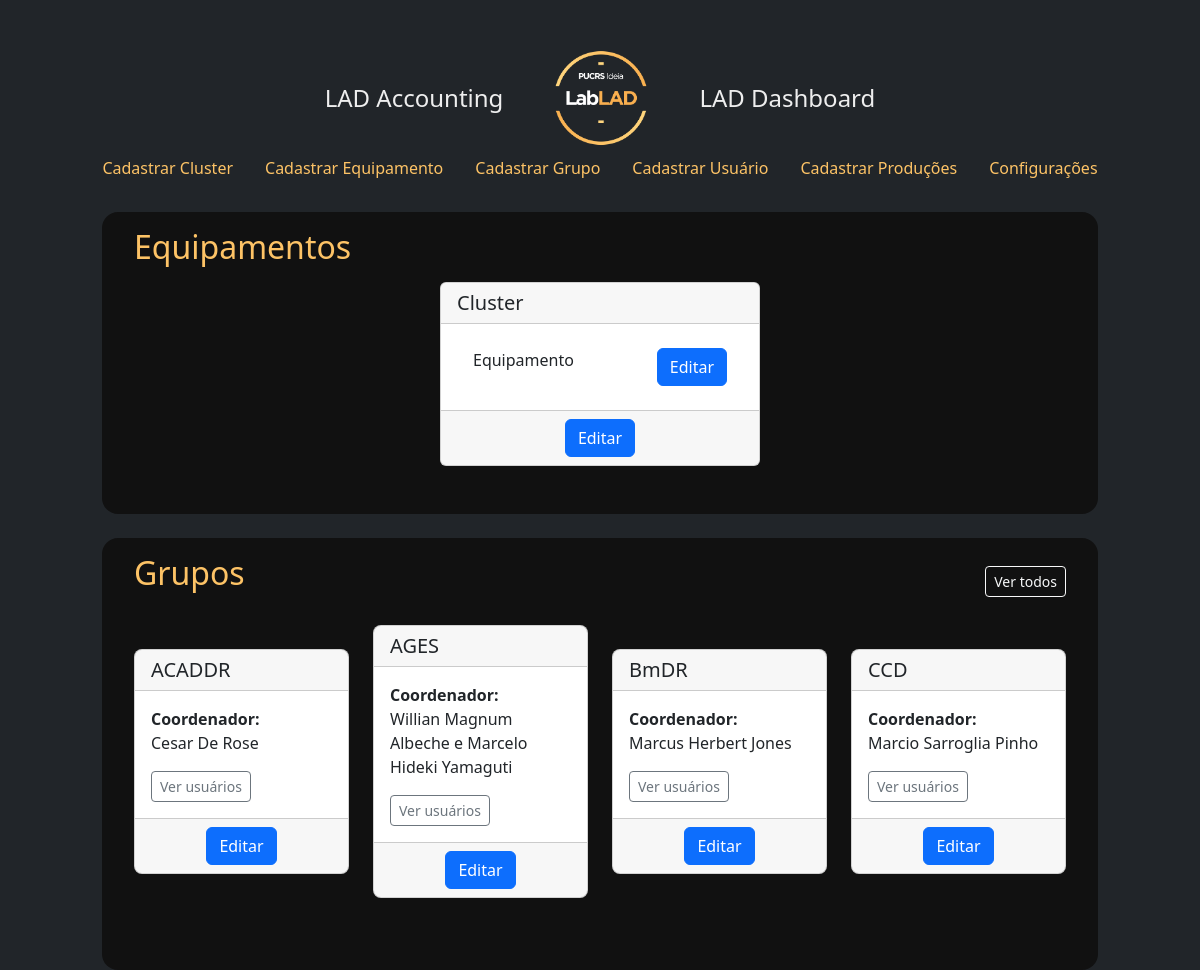
The page / on the database its author committed.
### app.py (models this page shows)
class BaseModel(Model):
    class Meta:
        database = database

class Cluster(BaseModel):
    name = CharField(unique=True)
    description = TextField()
    date_beg = DateField()
    date_end = DateField()
    status = BooleanField()

class Equipamento(BaseModel):
    cluster = ForeignKeyField(Cluster, backref='equipamentos', on_delete='cascade')
    hostname = CharField()
    modelo = CharField()
    tipo = CharField()
    patrimonio = CharField()
    serviceTag = CharField()
    nucleo = IntegerField()
    memoria = IntegerField()
    disco = IntegerField()
    date_beg = DateField()
    date_end = DateField()
    status = BooleanField()

class Grupo(BaseModel):
    nome = CharField(unique=True)
    demanda = IntegerField()
    unidade = CharField()
    coordenador = CharField()
    status = BooleanField()
    date_beg = DateField()
    observacoes = TextField()
    tipo = CharField()

### app.py (the view)
@server.route('/', methods=['GET', 'POST'])
def homepage():
    lista_cluster = Cluster.select().order_by(Cluster.name).prefetch(Equipamento)
    lista_grupo = Grupo.select().where(Grupo.status == True).order_by(Grupo.nome).limit(4)
    return render_template('homepage.html', lista_cluster=lista_cluster, lista_grupo=lista_grupo)

### app.py (called while the page is built)
@server.before_request
def before_request():
    g.db = database
    g.db.connect()

@server.after_request
def after_request(response):
    g.db.close()
    return response

### templates/homepage.html
{% extends "layout.html" %} {% block body %}
<section class="cluster mb-4">
    <h2 class="mb-3">Equipamentos</h2>
    <div class="row">
        {% for cluster in lista_cluster %}
        <div class="col m-auto">
            <div class="card m-auto">
                <h5 class="card-header">{{ cluster.name }}</h5>
                <div class="card-body">
                    <ul class="list-group list-group-flush">
                        {% for equipamento in cluster.equipamentos %}
                        <li class="list-group-item">
                            {{ equipamento.hostname }}<a class="btn btn-primary"
                                href="{{ url_for('equipamento', equipName=equipamento.hostname) }}" role="button"
                                style="float: right">Editar</a>
                        </li>
                        {% endfor %}
                    </ul>
                </div>
                <div class="card-footer text-center">
                    <a class="btn btn-primary" href="{{ url_for('cluster', clusterName=cluster.name) }}" role="button">Editar</a>
                </div>
            </div>
        </div>
        {% endfor %}
    </div>
</section>
<section class="grupo">
    <div class="d-flex justify-content-between align-items-center mb-3">
        <h2 class="mb-3">Grupos</h2>
        <a class="btn btn-outline-light btn-sm" href="{{ url_for('lista_grupos') }}">
            Ver todos
        </a>
    </div>
    <div class="row g-4 justify-content-center">
        {% for grupo in lista_grupo %}
        <div class="col-12 col-sm-6 col-md-3 mb-4 d-flex align-items-stretch">
            <div class="card rounded-3 w-100 m-auto">
                <h5 class="card-header">{{ grupo.nome }}</h5>
                <div class="card-body">
                    <div class="mb-2">
                        <span class="fw-bold">Coordenador:</span> <br>
                        <span>{{ grupo.coordenador }}</span>
                    </div>
                    <a class="btn btn-outline-secondary btn-sm mt-2" href="{{ url_for('lista_usuarios', groupName=grupo.nome) }}"> Ver usuários
                    </a>
                </div>
                <div class="card-footer text-center">
                    <a class="btn btn-primary" href="{{ url_for('grupo', groupName=grupo.nome) }}" role="button">Editar</a>
                </div>
            </div>
        </div>
        {% endfor %}
    </div>
</section>
{% endblock %}

### templates/layout.html (shortened to what this page needs)
<!DOCTYPE HTML>
<html lang="en">
<head>
  <link rel=stylesheet type=text/css href="{{ url_for('static', filename='style.css') }}">
  <link rel="stylesheet" href="https://cdn.jsdelivr.net/npm/bootstrap@5.2.0/dist/css/bootstrap.min.css">
</head>
<body>
  <div class=page>
    <nav class="navbar">
      <div class="navbar-brand">
        <a class="navbar-brand-title" href="{{ url_for('homepage') }}">LAD Accounting</a>
        <img src="{{ url_for('static', filename='images/LabLAD.png') }}" alt=" Logo LabLAD" width="100" height="100" class="d-inline-block align-text-middle">
        <a class="navbar-brand-title" href="{{ url_for('/dash/') }}">LAD Dashboard</a>
      </div>
      <ul class="nav">
        <li class="nav-item">
          <a class="nav-link" href="{{ url_for('cluster', clusterName='cadastro')}}">Cadastrar Cluster</a>
        </li>
        <li class="nav-item">
          <a class="nav-link" href="{{ url_for('equipamento', equipName='cadastro') }}">Cadastrar Equipamento</a>
        </li>
        <li class="nav-item">
          <a class="nav-link" href="{{ url_for('grupo', groupName='cadastro')}}">Cadastrar Grupo</a>
        </li>
        <li class="nav-item">
          <a class="nav-link" href="{{ url_for('usuario', userName='cadastro') }}">Cadastrar Usuário</a>
        </li>
        <li class="nav-item">
          <a class="nav-link" href="{{ url_for('registrar_producao') }}">Cadastrar Produções</a>
        </li>
        <li class="nav-item">
          <a class="nav-link" href="{{ url_for('config') }}">Configurações</a>
        </li>
      </ul>
    </nav>
    {% block body %}{% endblock %}
  </div>
</body>
</html>

### assets/style.css (style rules this page uses)
* { margin: 0; padding: 0; font-family: system-ui, -apple-system, BlinkMacSystemFont, 'Segoe UI', Roboto, Oxygen, Ubuntu, Cantarell, 'Open Sans', 'Helvetica Neue', sans-serif }
:root { --first_color: #FDC366; --second_color: #212529; --third_color: #111111; --fourth_color: #1E6EFF; --fifth-color: #EEE; font-size: 16px; }
body, .page, html { width: 100%; min-height: 100vh; background: var(--second_color); flex-direction: column; }
.navbar { background-color: var(--second_color); display: flex; flex-direction: column; padding: 3rem 0 1.5rem 0 !important; }
.navbar-brand { margin: 0 !important; padding: 0 !important; display: flex; gap: 3rem; align-items: center; }
.navbar-brand-title { text-decoration: none; font-size: 1.5rem; color: var(--fifth-color); }
.nav-link, .nav-item { text-decoration: none; color: var(--first_color) !important; }
section, .cadastro, .config { background-color: var(--third_color); padding: 1rem 2rem 3rem; width: 83%; margin: auto; border-radius: 1rem; }
h2 { font-size: 1.2rem; color: var(--first_color); }
.page ul { list-style-type: none; }
.page li { clear: both; }
.card { max-width: 20rem; }

### rows shown on the page
Cluster: name "Cluster"
Equipamento: hostname "Equipamento"
Grupo: nome "ACADDR", coordenador "Cesar De Rose"
Grupo: nome "AGES", coordenador "Willian Magnum Albeche e Marcelo Hideki Yamaguti"
Grupo: nome "BmDR", coordenador "Marcus Herbert Jones"
Grupo: nome "CCD", coordenador "Marcio Sarroglia Pinho"
